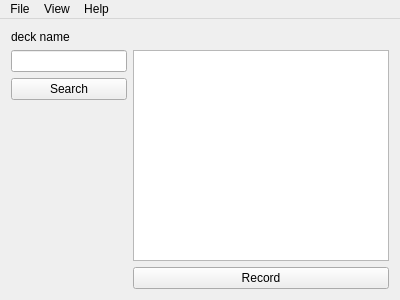
<?xml version="1.0" encoding="UTF-8"?>
<ui version="4.0">
 <class>MainWindow</class>
 <widget class="QMainWindow" name="MainWindow">
  <property name="geometry">
   <rect>
    <x>0</x>
    <y>0</y>
    <width>400</width>
    <height>300</height>
   </rect>
  </property>
  <property name="windowTitle">
   <string>MainWindow</string>
  </property>
  <widget class="QWidget" name="centralWidget">
   <layout class="QVBoxLayout" name="verticalLayout_4">
    <item>
     <widget class="QLabel" name="label_current_deck_name">
      <property name="text">
       <string>deck name</string>
      </property>
     </widget>
    </item>
    <item>
     <layout class="QHBoxLayout" name="horizontalLayout_2">
      <item>
       <layout class="QVBoxLayout" name="verticalLayout_2">
        <item>
         <widget class="QLineEdit" name="lineEdit_input"/>
        </item>
        <item>
         <widget class="QPushButton" name="pushButton_search">
          <property name="text">
           <string>Search</string>
          </property>
         </widget>
        </item>
        <item>
         <spacer name="verticalSpacer">
          <property name="orientation">
           <enum>Qt::Vertical</enum>
          </property>
          <property name="sizeHint" stdset="0">
           <size>
            <width>20</width>
            <height>40</height>
           </size>
          </property>
         </spacer>
        </item>
       </layout>
      </item>
      <item>
       <layout class="QVBoxLayout" name="verticalLayout">
        <item>
         <widget class="QTextEdit" name="textEdit_output"/>
        </item>
        <item>
         <widget class="QPushButton" name="pushButton_update">
          <property name="text">
           <string>Record</string>
          </property>
         </widget>
        </item>
       </layout>
      </item>
     </layout>
    </item>
   </layout>
  </widget>
  <widget class="QMenuBar" name="menuBar">
   <property name="geometry">
    <rect>
     <x>0</x>
     <y>0</y>
     <width>400</width>
     <height>27</height>
    </rect>
   </property>
   <widget class="QActionGroup" name="zoomGroupAction" native="true">
    <addaction name="actionZoom_In"/>
    <addaction name="actionZoom_Out"/>
    <addaction name="actionNormal_Size"/>
   </widget>
   <widget class="QMenu" name="menuFile">
    <property name="title">
     <string>File</string>
    </property>
    <addaction name="actionExport_as_apkg"/>
    <addaction name="actionExport_to_csv"/>
    <addaction name="actionImport_from_tab_separated_csv"/>
    <addaction name="separator"/>
    <addaction name="actionDelete_current_deck"/>
    <addaction name="actionRename_current_deck"/>
    <addaction name="actionCreate_current_deck"/>
    <addaction name="separator"/>
    <addaction name="actionQuit"/>
   </widget>
   <widget class="QMenu" name="menuView">
    <property name="title">
     <string>View</string>
    </property>
    <addaction name="actionShow_Deck_Name"/>
    <addaction name="separator"/>
    <addaction name="actionZoom_In"/>
    <addaction name="actionZoom_Out"/>
    <addaction name="actionNormal_Size"/>
   </widget>
   <widget class="QMenu" name="menuHelp">
    <property name="title">
     <string>Help</string>
    </property>
    <addaction name="actionAbout"/>
   </widget>
   <addaction name="menuFile"/>
   <addaction name="menuView"/>
   <addaction name="menuHelp"/>
  </widget>
  <action name="actionQuit">
   <property name="text">
    <string>Quit</string>
   </property>
  </action>
  <action name="actionExport_to_csv">
   <property name="text">
    <string>Export to tab separated csv</string>
   </property>
  </action>
  <action name="actionZoom_In">
   <property name="icon">
    <iconset theme="zoom-in">
     <normaloff>.</normaloff>.</iconset>
   </property>
   <property name="text">
    <string>Zoom In</string>
   </property>
   <property name="statusTip">
    <string>Show the contents in more detail</string>
   </property>
   <property name="shortcut">
    <string>Ctrl++</string>
   </property>
  </action>
  <action name="actionZoom_Out">
   <property name="icon">
    <iconset theme="zoom-out">
     <normaloff>.</normaloff>.</iconset>
   </property>
   <property name="text">
    <string>Zoom Out</string>
   </property>
   <property name="statusTip">
    <string>Show the contents in less detail</string>
   </property>
   <property name="shortcut">
    <string>Ctrl+-</string>
   </property>
  </action>
  <action name="actionNormal_Size">
   <property name="icon">
    <iconset theme="zoom-original">
     <normaloff>.</normaloff>.</iconset>
   </property>
   <property name="text">
    <string>Normal Size</string>
   </property>
   <property name="statusTip">
    <string>Show the contents at the normal size</string>
   </property>
   <property name="shortcut">
    <string>Ctrl+0</string>
   </property>
  </action>
  <action name="actionImport_from_tab_separated_csv">
   <property name="text">
    <string>Import from tab separated csv</string>
   </property>
  </action>
  <action name="actionDelete_current_deck">
   <property name="text">
    <string>Delete current deck</string>
   </property>
  </action>
  <action name="actionExport_as_apkg">
   <property name="text">
    <string>Export as apkg</string>
   </property>
  </action>
  <action name="actionAbout">
   <property name="icon">
    <iconset theme="help-about">
     <normaloff>.</normaloff>.</iconset>
   </property>
   <property name="text">
    <string>About</string>
   </property>
  </action>
  <action name="actionRename_current_deck">
   <property name="text">
    <string>Rename current deck</string>
   </property>
  </action>
  <action name="actionShow_Deck_Name">
   <property name="checkable">
    <bool>true</bool>
   </property>
   <property name="checked">
    <bool>true</bool>
   </property>
   <property name="text">
    <string>Show Deck Name</string>
   </property>
  </action>
  <action name="actionCreate_current_deck">
   <property name="text">
    <string>Create current deck</string>
   </property>
  </action>
 </widget>
 <layoutdefault spacing="6" margin="11"/>
 <customwidgets>
  <customwidget>
   <class>QActionGroup</class>
   <extends>QWidget</extends>
   <header>qactiongroup.h</header>
  </customwidget>
 </customwidgets>
 <resources/>
 <connections>
  <connection>
   <sender>actionQuit</sender>
   <signal>triggered()</signal>
   <receiver>MainWindow</receiver>
   <slot>close()</slot>
   <hints>
    <hint type="sourcelabel">
     <x>-1</x>
     <y>-1</y>
    </hint>
    <hint type="destinationlabel">
     <x>199</x>
     <y>149</y>
    </hint>
   </hints>
  </connection>
  <connection>
   <sender>lineEdit_input</sender>
   <signal>returnPressed()</signal>
   <receiver>pushButton_search</receiver>
   <slot>click()</slot>
   <hints>
    <hint type="sourcelabel">
     <x>67</x>
     <y>74</y>
    </hint>
    <hint type="destinationlabel">
     <x>67</x>
     <y>107</y>
    </hint>
   </hints>
  </connection>
 </connections>
</ui>
